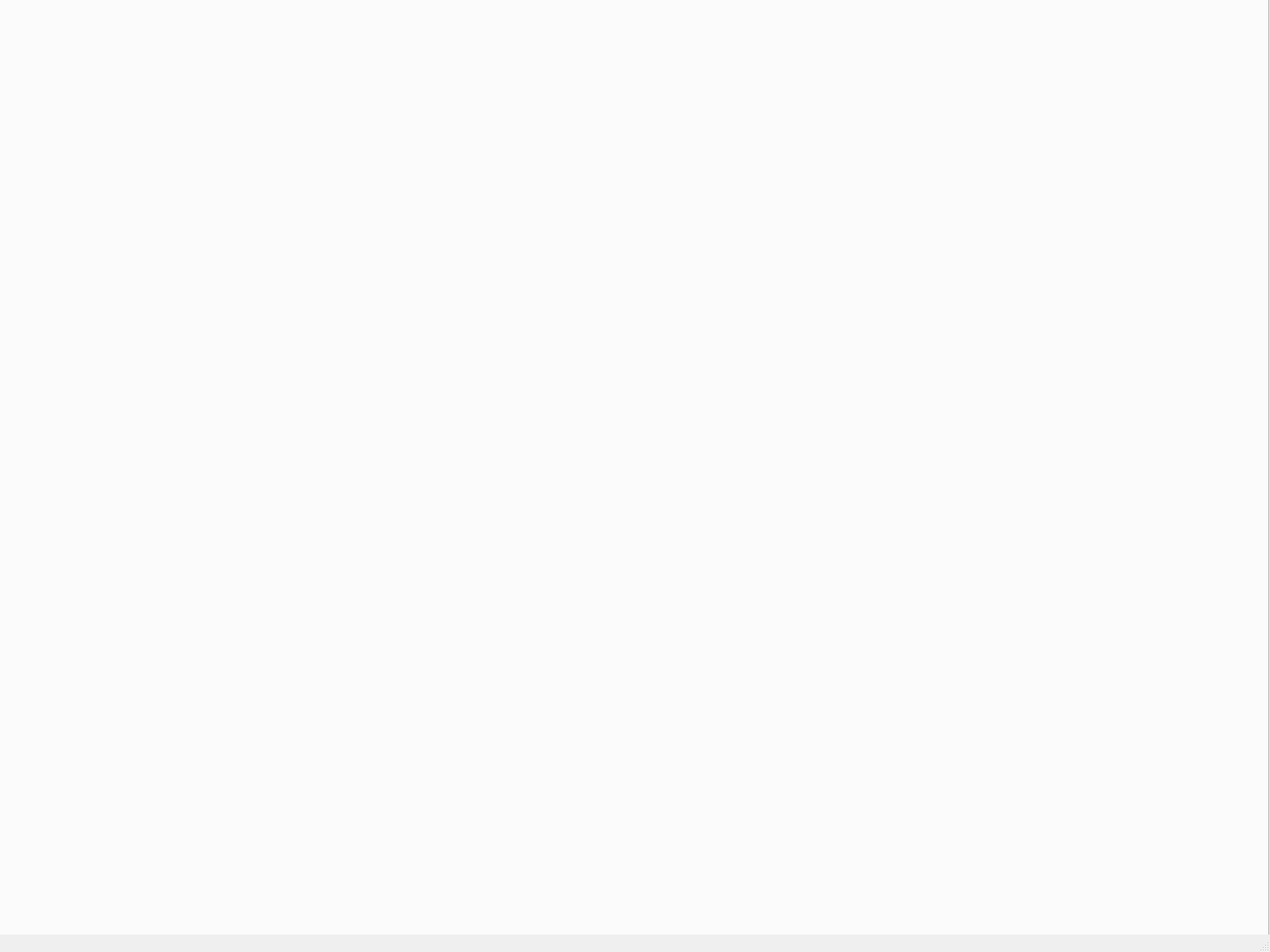
<?xml version="1.0" encoding="UTF-8"?>
<ui version="4.0">
 <class>MainWindow</class>
 <widget class="QMainWindow" name="MainWindow">
  <property name="geometry">
   <rect>
    <x>0</x>
    <y>0</y>
    <width>1600</width>
    <height>1200</height>
   </rect>
  </property>
  <property name="windowTitle">
   <string>MainWindow</string>
  </property>
  <widget class="CentralWidget" name="centralwidget">
   <property name="sizePolicy">
    <sizepolicy hsizetype="Expanding" vsizetype="Expanding">
     <horstretch>0</horstretch>
     <verstretch>0</verstretch>
    </sizepolicy>
   </property>
   <widget class="TabWidget" name="tabWidget">
    <property name="geometry">
     <rect>
      <x>-1</x>
      <y>-1</y>
      <width>1600</width>
      <height>1200</height>
     </rect>
    </property>
    <property name="currentIndex">
     <number>-1</number>
    </property>
   </widget>
  </widget>
  <widget class="QMenuBar" name="menubar">
   <property name="geometry">
    <rect>
     <x>0</x>
     <y>0</y>
     <width>1600</width>
     <height>18</height>
    </rect>
   </property>
  </widget>
  <widget class="QStatusBar" name="statusbar"/>
 </widget>
 <customwidgets>
  <customwidget>
   <class>TabWidget</class>
   <extends>QTabWidget</extends>
   <header>microscope_ui.stitcher</header>
   <container>1</container>
  </customwidget>
  <customwidget>
   <class>CentralWidget</class>
   <extends>QWidget</extends>
   <header>microscope_ui.stitcher</header>
   <container>1</container>
  </customwidget>
 </customwidgets>
 <resources/>
 <connections/>
</ui>
